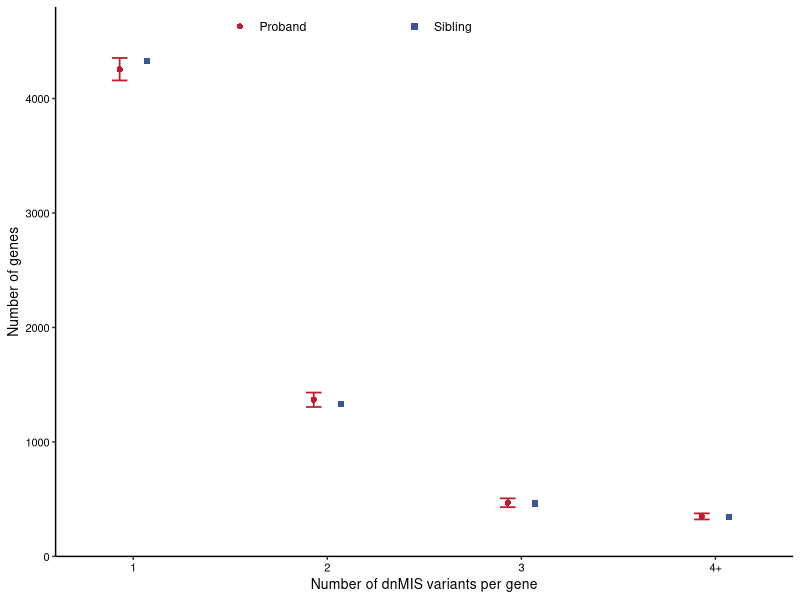
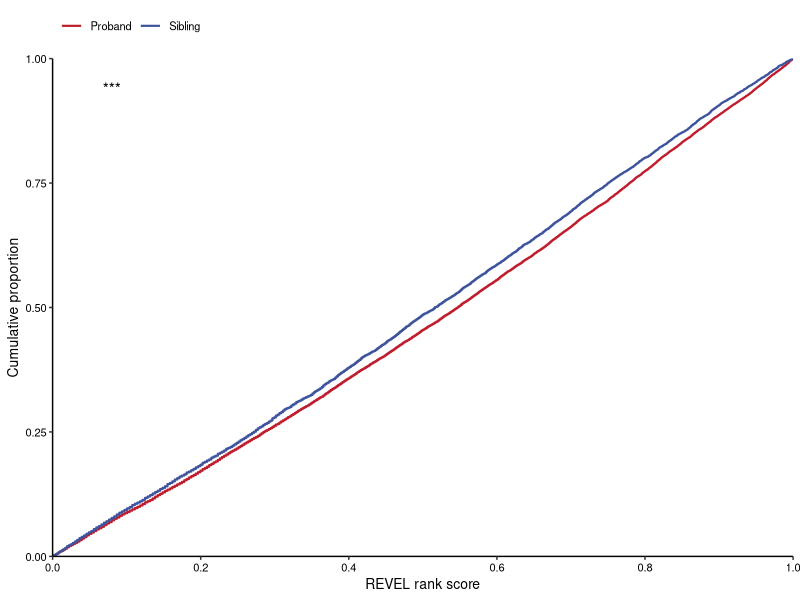
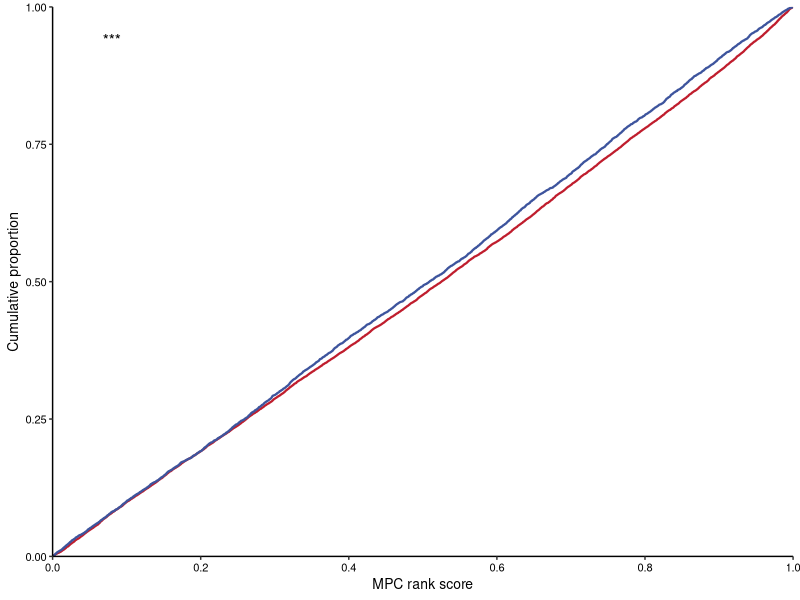
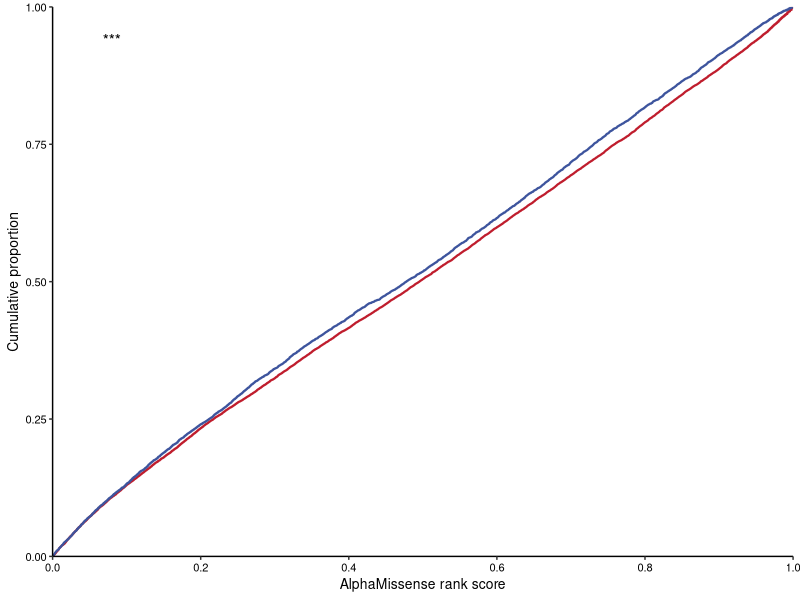
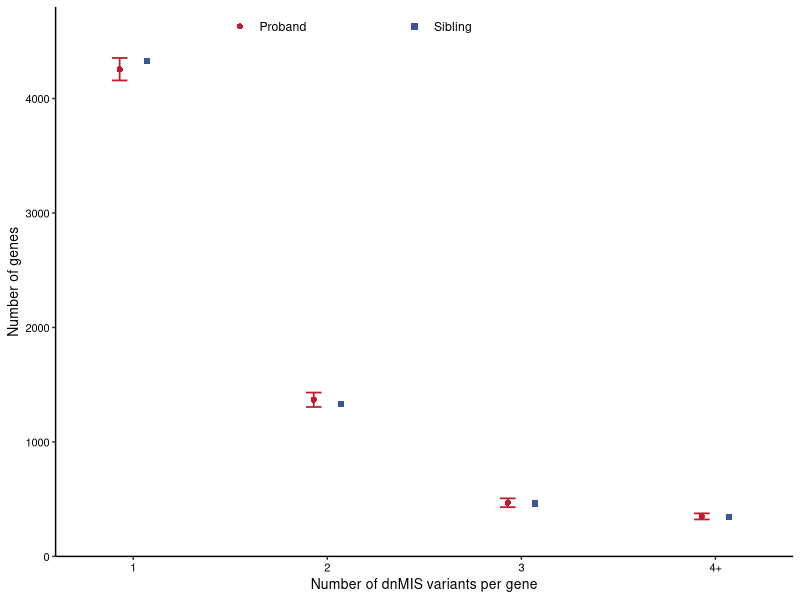
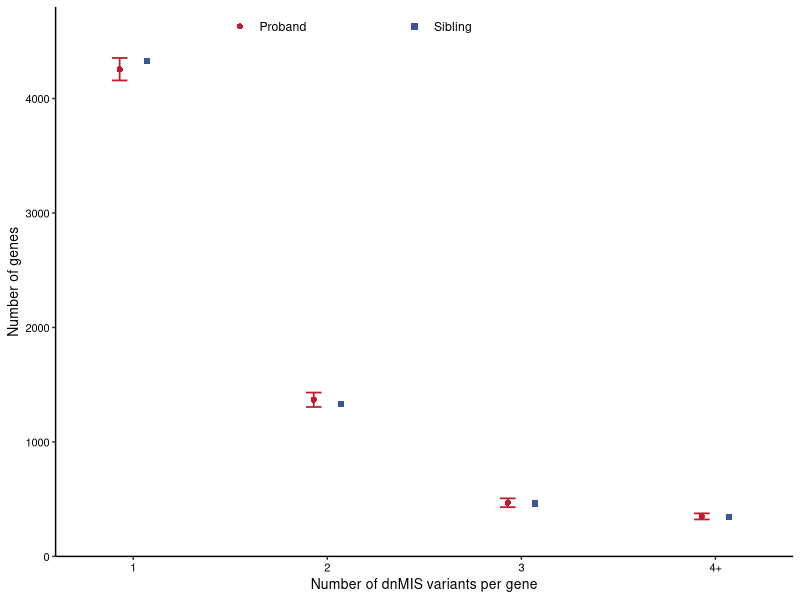
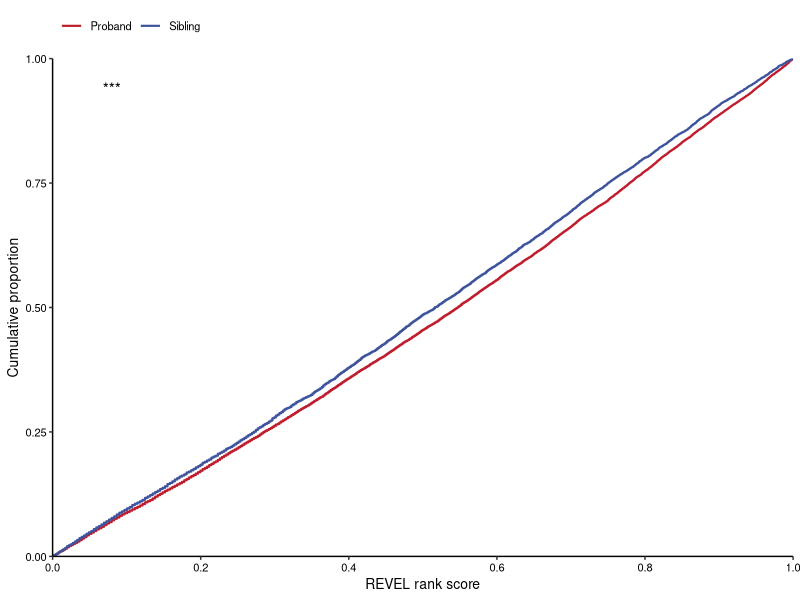
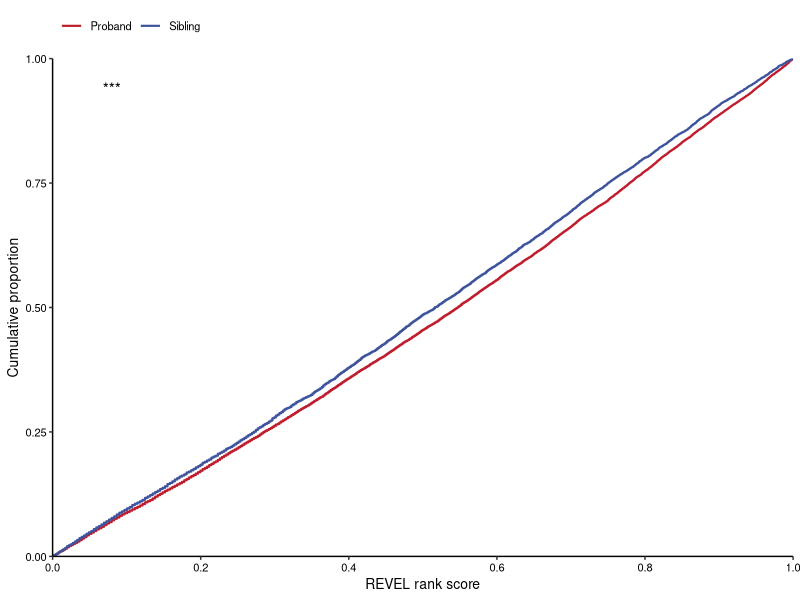

Generate these figures, in order, with R:
library(ggplot2)
library(svglite)
####################Figure S2A-D####################
dir.create("output",showWarnings=FALSE)
red <- "#BF1D2D";blue <- "#3D549D"
star <- function(p) ifelse(is.na(p),"",ifelse(p<0.001,"***",ifelse(p<0.01,"**",ifelse(p<0.05,"*",""))))
save_panel <- function(p,name){print(p);ggsave(file.path("output",paste0(name,".svg")),p,width=8.5,height=7.5,units="cm");ggsave(file.path("output",paste0(name,".pdf")),p,width=8.5,height=7.5,units="cm")}
base_theme <- theme_classic(base_size=10)+theme(axis.text=element_text(color="black"),axis.title=element_text(color="black"),axis.line=element_line(linewidth=0.5),axis.ticks=element_line(linewidth=0.5))
####################1. Figure S2A: matched recurrence####################
d <- read.csv("data/FigureS2A_recurrence.csv",check.names=FALSE)
d <- d[match(c("1","2","3","4+"),d$Category),]
if(nrow(d)!=4 || anyNA(d$Category)) stop("Expected recurrence categories 1, 2, 3, 4+")
d$x <- 1:4
p <- ggplot()+
  geom_errorbar(data=d,aes(x=x-0.07,ymin=Proband_CI_low,ymax=Proband_CI_high),width=0.08,linewidth=0.6,color=red)+
  geom_point(data=d,aes(x=x-0.07,y=Proband_median),shape=16,size=1.8,color=red)+
  geom_point(data=d,aes(x=x+0.07,y=Sibling_gene_count),shape=15,size=1.8,color=blue)+
  annotate("point",x=c(1.55,2.45),y=4630,shape=c(16,15),color=c(red,blue),size=1.8)+
  annotate("text",x=c(1.65,2.55),y=4630,label=c("Proband","Sibling"),hjust=0,size=3.1)+
  scale_x_continuous(breaks=1:4,labels=c("1","2","3","4+"),limits=c(0.6,4.4),expand=c(0,0))+
  scale_y_continuous(breaks=seq(0,4000,1000),limits=c(0,4800),expand=c(0,0))+
  labs(x="Number of dnMIS variants per gene",y="Number of genes")+base_theme
save_panel(p,"FigureS2A")
####################2. Figure S2B-D: predictor ECDFs####################
ecdf <- read.csv("data/FigureS2_Predictor_ECDF.csv",check.names=FALSE)
stats <- read.csv("data/FigureS2_Plot_statistics.csv",check.names=FALSE)
ecdf$Group <- factor(ecdf$Group,levels=c("Proband","Sibling"))
plot_ecdf <- function(predictor,panel,xlab,show_legend){
  d <- subset(ecdf,Predictor==predictor)
  p_adj <- stats$p_adj_BH[stats$Panel==paste0("FigureS2",panel)]
  if(!nrow(d) || length(p_adj)!=1) stop(paste("Missing ECDF or adjusted P:",predictor))
  p <- ggplot(d,aes(x=Score,y=Cumulative_proportion,color=Group,group=Group))+
    geom_step(linewidth=0.75,direction="hv")+
    annotate("text",x=0.08,y=0.94,label=star(p_adj),size=4)+
    scale_color_manual(values=c(Proband=red,Sibling=blue))+
    scale_x_continuous(limits=c(0,1),breaks=seq(0,1,0.2),expand=c(0,0))+
    scale_y_continuous(limits=c(0,1),breaks=seq(0,1,0.25),expand=c(0,0))+
    labs(x=xlab,y="Cumulative proportion",color=NULL)+base_theme+
    theme(legend.position=if(show_legend) "top" else "none",legend.justification="left")
  save_panel(p,paste0("FigureS2",panel))
}
plot_ecdf("REVEL","B","REVEL rank score",TRUE)
plot_ecdf("MPC","C","MPC rank score",FALSE)
plot_ecdf("AlphaMissense","D","AlphaMissense rank score",FALSE)
